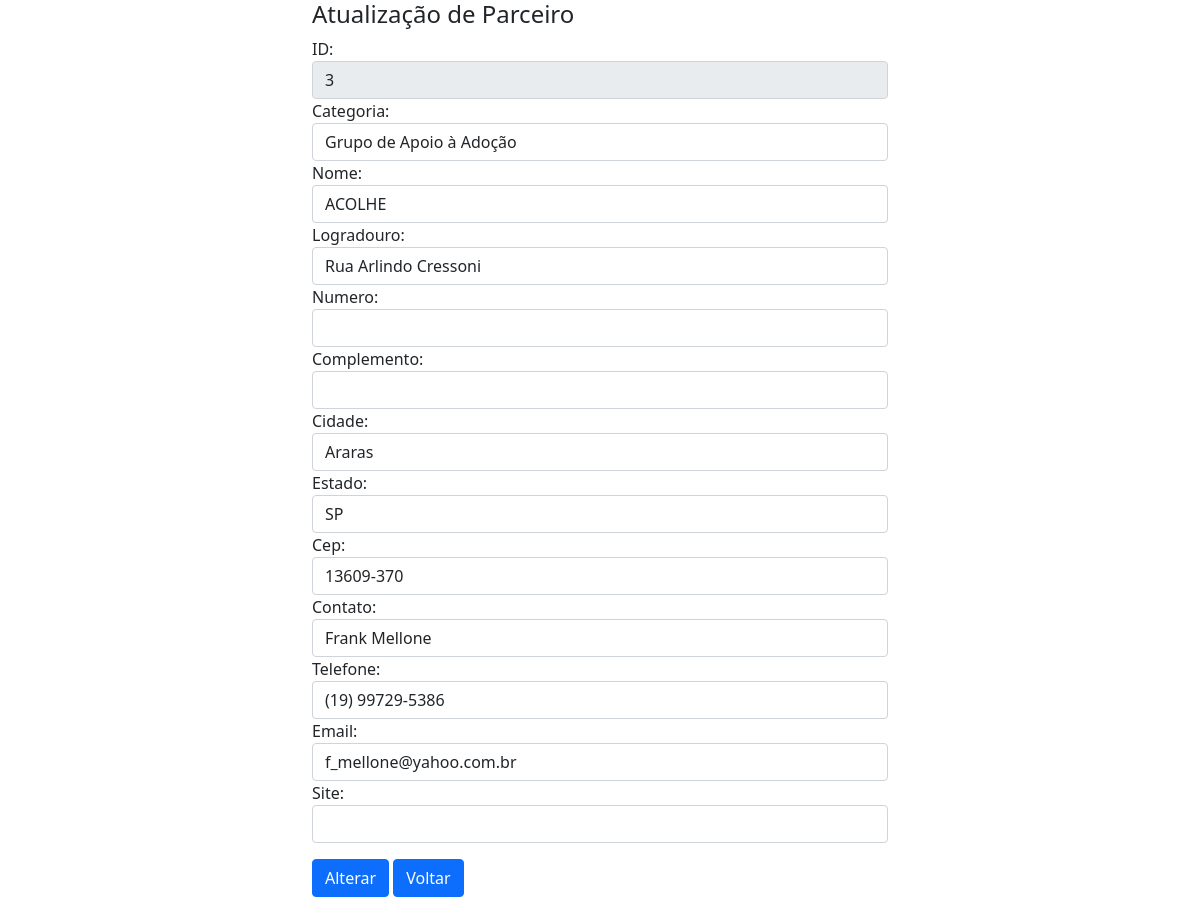
Screenshot of /php/api/alterarparceiro.php?id=3 with the database file from the repository.
### tables this page shows
CREATE TABLE `parceiros` (
  `id_parceiros` int(11) NOT NULL AUTO_INCREMENT,
  `categoria` varchar(45) DEFAULT NULL,
  `nome` varchar(45) DEFAULT NULL,
  `logradouro` varchar(70) DEFAULT NULL,
  `numero` int(11) DEFAULT NULL,
  `complemento` varchar(45) DEFAULT NULL,
  `id_cidade` varchar(45) DEFAULT NULL,
  `id_estado` varchar(45) DEFAULT NULL,
  `cep` varchar(45) DEFAULT NULL,
  `contato` varchar(45) DEFAULT NULL,
  `telefone` varchar(20) DEFAULT NULL,
  `email` varchar(45) DEFAULT NULL,
  `site_parceiro` varchar(45) DEFAULT NULL,
  PRIMARY KEY (`id_parceiros`)
);

CREATE TABLE `cidade_parceiros` (
  `idcidade_parceiros` int(11) NOT NULL AUTO_INCREMENT,
  `cidade` varchar(45) NOT NULL,
  PRIMARY KEY (`idcidade_parceiros`)
);

CREATE TABLE `estado_parceiros` (
  `idestado_parceiros` int(11) NOT NULL AUTO_INCREMENT,
  `estado` varchar(45) NOT NULL,
  PRIMARY KEY (`idestado_parceiros`)
);

### php/actions/conexao.php (called while the page is built, shortened)
<?php
    function query($sql){
        $servername = "localhost";
        $username = "root";
        $password = "";
        $database = "entregalegal";
        $conn = mysqli_connect($servername, $username, $password, $database);
        $conn->query("set names utf8");
        $result = mysqli_query($conn, $sql);
        return $result;
    }
?>

### php/api/alterarparceiro.php (the view, shortened to what this page needs)
<?php
    require_once "../actions/conexao.php";
    if(isset($_GET['id'])){
        $id = $_GET['id'];
        $sql = "SELECT * FROM parceiros
        INNER JOIN cidade_parceiros
        ON parceiros.id_cidade = cidade_parceiros.idcidade_parceiros
        INNER JOIN estado_parceiros
        ON estado_parceiros.idestado_parceiros = parceiros.id_estado
        WHERE parceiros.id_parceiros = $id LIMIT 1";
        $resultado = query($sql);
        while($row=mysqli_fetch_assoc($resultado)){
?>
<html>
<head>
    <link href="https://cdn.jsdelivr.net/npm/bootstrap@5.0.0-beta1/dist/css/bootstrap.min.css" rel="stylesheet">
</head>
<body>
    <div class="container col-6">
        <form class="form" method="POST" action="../actions/atualizarparceiro.php?id=<?php echo $row['id_parceiros'] ?>" class="col-md-4 mx-auto">
            <h4> Atualização de Parceiro </h4>
            <div class="form-group">
                <label for="id">ID: </label>
                <input value="<?php echo $row['id_parceiros'] ?>" type="text" class="form-control" id="id_parceiros" name="id_parceiros" readonly>
            </div>
            <div class="form-group">
                <label for="categoria">Categoria: </label>
                <input value="<?php echo $row['categoria'] ?>" type="text" class="form-control" id="categoria" name="categoria">
            </div>
            <div class="form-group">
                <label for="nome">Nome: </label>
                <input value="<?php echo $row['nome'] ?>" type="text" class="form-control" id="nome" name="nome">
            </div>
            <div class="form-group">
                <label for="logradouro">Logradouro: </label>
                <input value="<?php echo $row['logradouro'] ?>" type="text" class="form-control" id="logradouro" name="logradouro">
            </div>
            <div class="form-group">
                <label for="numero">Numero: </label>
                <input value="<?php echo $row['numero'] ?>" type="text" class="form-control" id="numero" name="numero">
            </div>
            <div class="form-group">
                <label for="complemento">Complemento: </label>
                <input value="<?php echo $row['complemento'] ?>" type="text" class="form-control" id="complemento" name="complemento">
            </div>
            <div class="form-group">
                <label for="cidade">Cidade: </label>
                <input value="<?php echo $row['cidade'] ?>" type="text" class="form-control" id="cidade" name="cidade">
            </div>
            <div class="form-group">
                <label for="estado">Estado: </label>
                <input value="<?php echo $row['estado'] ?>" type="text" class="form-control" id="estado" name="estado">
            </div>
            <div class="form-group">
                <label for="cep">Cep: </label>
                <input value="<?php echo $row['cep'] ?>" type="text" class="form-control" id="cep" name="cep">
            </div>
            <div class="form-group">
                <label for="contato">Contato: </label>
                <input value="<?php echo $row['contato'] ?>" type="text" class="form-control" id="contato" name="contato">
            </div>
            <div class="form-group">
                <label for="telefone">Telefone: </label>
                <input value="<?php echo $row['telefone'] ?>" type="text" class="form-control" id="telefone" name="telefone">
            </div>
            <div class="form-group">
                <label for="email">Email: </label>
                <input value="<?php echo $row['email'] ?>" type="text" class="form-control" id="email" name="email">
            </div>
            <div class="form-group">
                <label for="site">Site: </label>
                <input value="<?php echo $row['site_parceiro'] ?>" type="text" class="form-control" id="site" name="site">
            </div>
            <button class="btn btn-primary mt-3" type="submit" name="botao" value="Alterar">Alterar</button>
            <button class="btn btn-primary mt-3" type="submit" name="botao" value="Voltar">Voltar</button>
        </form>
    </div>
    <?php }
    }?>
    </body>
    </html>

### rows the page displays
parceiros: id_parceiros "3", categoria "Grupo de Apoio à Adoção", nome "ACOLHE", logradouro "Rua Arlindo Cressoni", cidade "Araras", estado "SP", cep "13609-370", contato "Frank Mellone", telefone "(19) 99729-5386", email "f_mellone@yahoo.com.br"
